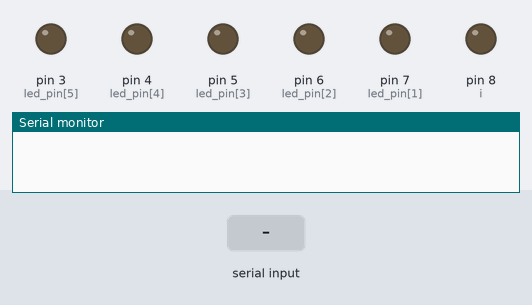
Simulated run of this sketch. Board: Arduino Uno, built with avr-gcc and run on an emulated ATmega328P. Shown: output pins drawn as LEDs (lit = HIGH), the last lines printed to the serial monitor. The test bench sets the inputs (shaded band).

Above: at 1.2 s.
1.3 s: "5\n" received over Serial
At 1.7 s:
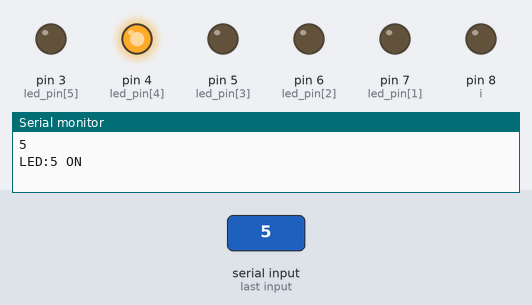
Timing chart, 0 to 4.3 s (numbered marks = the images above; inputs shaded):
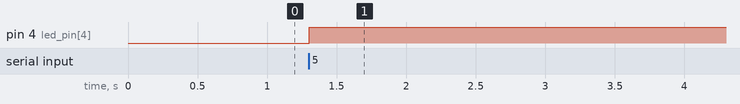

The sketch:

Toggle_led_through_Serial_Monitor.ino
```cpp
// Author: Armmy2530
//Create Time:24/11/2022 19:52

int input_int = 0;
int current_state[6] = {0, 0, 0, 0, 0, 0};
int led_pin[6] = {8, 7, 6, 5, 4, 3};
void setup() {
  // put your setup code here, to run once:
  Serial.begin(9600);
  int i = 8;
  while (i >= 3) {
    pinMode(i, OUTPUT);
    i--;
  }
}

void loop() {
  // put your main code here, to run repeatedly:
  if (Serial.available())
  {
    int raw_data = Serial.parseInt();
    Serial.println(raw_data);
    input_int = raw_data - 1;
    if (input_int >= 0 && input_int <= 5) {
      if (current_state[input_int] == 0)
      {
        digitalWrite(led_pin[input_int], 1);
        current_state[input_int] = 1;
        Serial.println("LED:" + String(input_int+1) + " ON");
      }
      else {
        digitalWrite(led_pin[input_int], 0);
        current_state[input_int] = 0;
        Serial.println("LED:" + String(input_int+1) + " OFF");
      }
    }
    else{
      Serial.println("ERROR");
    }
  }
  delay(10);
}
```

Measured:
- after the input at 1.3 s, pin 4 (led_pin[4]): LOW → HIGH at once
